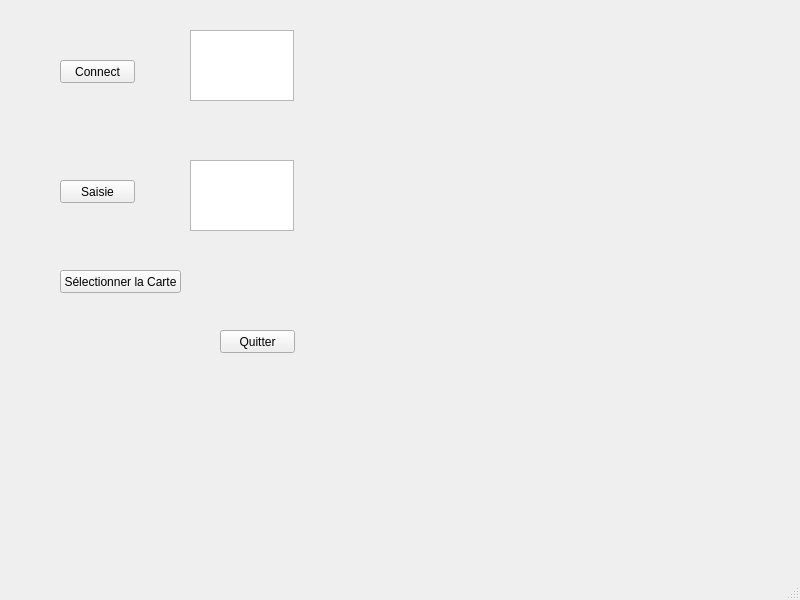
<?xml version="1.0" encoding="UTF-8"?>
<ui version="4.0">
 <class>MainWindow</class>
 <widget class="QMainWindow" name="MainWindow">
  <property name="geometry">
   <rect>
    <x>0</x>
    <y>0</y>
    <width>800</width>
    <height>600</height>
   </rect>
  </property>
  <property name="windowTitle">
   <string>MainWindow</string>
  </property>
  <widget class="QWidget" name="centralwidget">
   <widget class="QPushButton" name="Connect">
    <property name="geometry">
     <rect>
      <x>60</x>
      <y>60</y>
      <width>75</width>
      <height>23</height>
     </rect>
    </property>
    <property name="text">
     <string>Connect</string>
    </property>
   </widget>
   <widget class="QTextEdit" name="Affichage">
    <property name="geometry">
     <rect>
      <x>190</x>
      <y>30</y>
      <width>104</width>
      <height>71</height>
     </rect>
    </property>
   </widget>
   <widget class="QPushButton" name="Saisie">
    <property name="geometry">
     <rect>
      <x>60</x>
      <y>180</y>
      <width>75</width>
      <height>23</height>
     </rect>
    </property>
    <property name="text">
     <string>Saisie</string>
    </property>
   </widget>
   <widget class="QTextEdit" name="fenetre_saisi">
    <property name="geometry">
     <rect>
      <x>190</x>
      <y>160</y>
      <width>104</width>
      <height>71</height>
     </rect>
    </property>
   </widget>
   <widget class="QPushButton" name="Quitter">
    <property name="geometry">
     <rect>
      <x>220</x>
      <y>330</y>
      <width>75</width>
      <height>23</height>
     </rect>
    </property>
    <property name="text">
     <string>Quitter</string>
    </property>
   </widget>
   <widget class="QPushButton" name="connectCarte">
    <property name="geometry">
     <rect>
      <x>60</x>
      <y>270</y>
      <width>121</width>
      <height>23</height>
     </rect>
    </property>
    <property name="text">
     <string>Sélectionner la Carte</string>
    </property>
   </widget>
  </widget>
  <widget class="QMenuBar" name="menubar">
   <property name="geometry">
    <rect>
     <x>0</x>
     <y>0</y>
     <width>800</width>
     <height>21</height>
    </rect>
   </property>
  </widget>
  <widget class="QStatusBar" name="statusbar"/>
 </widget>
 <resources/>
 <connections/>
</ui>
